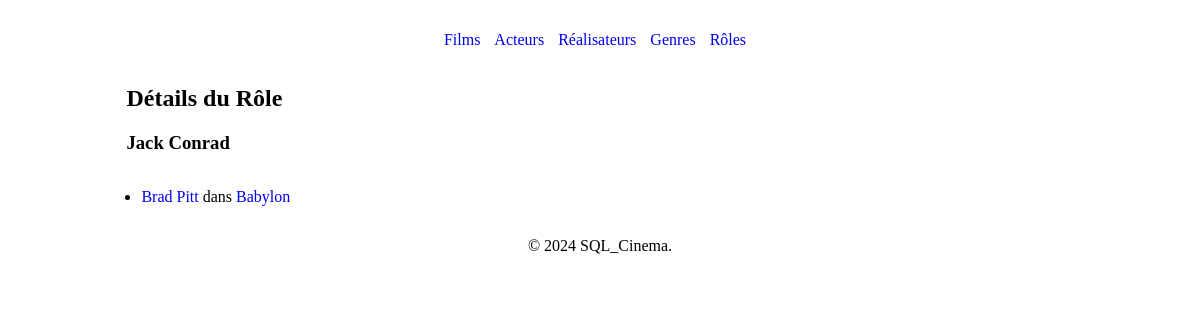
Page /index.php?action=detailRole&id=8 on the committed database.
### tables this page shows
CREATE TABLE IF NOT EXISTS Role (
    id_role INT AUTO_INCREMENT PRIMARY KEY,
    personnage VARCHAR(50)
);

CREATE TABLE IF NOT EXISTS Personne (
    id_personne INT AUTO_INCREMENT PRIMARY KEY,
    prenom VARCHAR(50),
    nom VARCHAR(50),
    dateNaissance DATE,
    sexe CHAR(1),
    photo VARCHAR(255) DEFAULT 'photo.jpg'
);

CREATE TABLE IF NOT EXISTS Film (
    id_film INT AUTO_INCREMENT PRIMARY KEY,
    titre VARCHAR(255),
    annee_sortie INT,
    duree INT,
    synopsis TEXT,
    note INT,
    affiche VARCHAR(255) DEFAULT 'affiche.jpg',
    id_realisateur INT,
    FOREIGN KEY (id_realisateur) REFERENCES Realisateur(id_realisateur)
);

### controllers/RoleController.php (called while the page is built, shortened)
<?php
class RoleController
{
    public function detailsRole($roleId)
    {
        $pdo = Connect::Connection();
        $details = $pdo->prepare("
        SELECT f.id_film, a.id_acteur, r.id_role, r.personnage, p.prenom, p.nom, f.titre
        FROM Role r
        INNER JOIN Casting c ON r.id_role = c.id_role
        INNER JOIN Acteur a ON c.id_acteur = a.id_acteur
        INNER JOIN Personne p ON a.id_personne = p.id_personne
        INNER JOIN Film f ON c.id_film = f.id_film
        WHERE r.id_role = :id
        ORDER BY f.annee_sortie DESC
    ");
        $details->execute(['id' => $roleId]);
        $roleDetails = $details->fetchAll();
        require "views/roleDetailsView.php";
    }
}

### views/roleDetailsView.php (the view, shortened to what this page needs)
<h2>Détails du Rôle</h2>
<?php if (isset($roleDetails)) { ?>
    <h3><?= $roleDetails[0]['personnage'] ?></h3>
    <ul>
        <?php foreach ($roleDetails as $detail) : ?>
            <li>
            <a href="index.php?action=detailActor&id=<?= $detail['id_acteur'] ?>">
                 <?= $detail['prenom'] . ' ' . $detail['nom'] ?>
            </a>dans
            <a href="index.php?action=detailFilm&id=<?= $detail['id_film'] ?>"><?= $detail['titre'] ?></a>
            </li>
        <?php endforeach; ?>
    </ul>
<?php } ?>
<?php
require "views/template.php";
?>

### public/css/style.css (style rules this page uses)
a { text-decoration: none; }
ul { padding: 15px; }

### rows in the picture
role: personnage "Jack Conrad", personne.prenom "Brad", personne.nom "Pitt", film.titre "Babylon"
